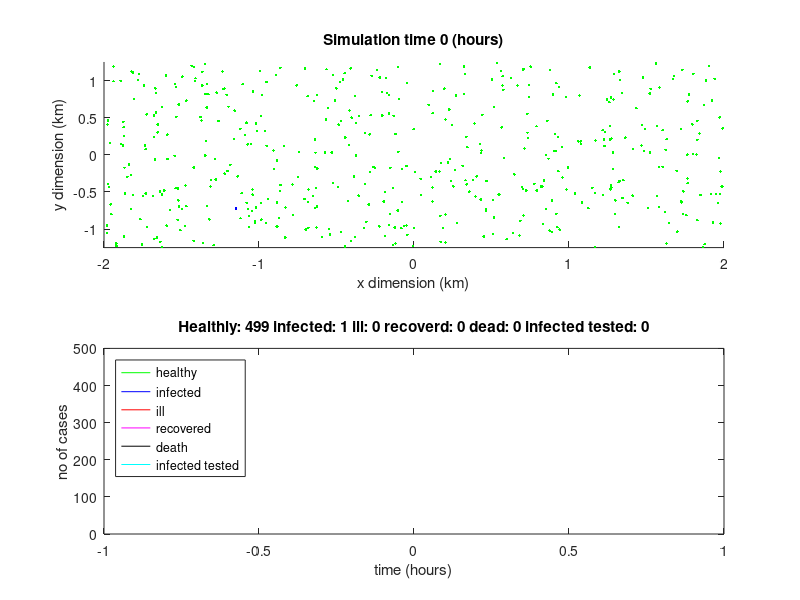

This figure's MATLAB source: (Note: a time limit stopped this script after it produced the figure.)
clear;
clc;
clf;

%Model parameters
Npop = 500;      % Number of population
Xdim = 4;        % Area X dimension in km
Ydim = 2.5;        % Area Y dimension in km
dx   = 0.05;       % Mean person velocity
MR   = 0.2;       % Ratio of mobile persons
DR   = 0.03;      % Death ratio
dt   = 1;         % Timestep in hours
Tsim = 1500;      % Simulation time
Tinc = 120;       % Incubation mean time (5 days)
Trec = 336;       % Recovery time (2 weeks)
Tinf = 3;         % Contact time required for infection
Rinf = 0.05;     % Contact distance required for infection
TR = 0.95;        % Test success rate

%Variables concerning population
Px = rand(Npop,1)*Xdim-Xdim/2; % x coordinate of persons
Py = rand(Npop,1)*Ydim-Ydim/2; % y coordinate of persons
Ps = zeros(Npop,1);     % Status 0-healthy, 1-infected, 2-ill, 3-convalescent, 4-dead, 5-infected_tested
Pss = zeros(Npop,1);     % Temporary status table
Pa = zeros(Npop,1);     % Status age
Pm = zeros (Npop, Npop); % People conntacted in last 5 days
Pma = zeros (Npop, Npop); % People conntacted in last 5 days status age
Ps(1) = 1;
stat=[];

%Time loop
nt=0;

for t=0:dt:Tsim
    nt = nt+1;
    
    %calculation of statistics
    stat = [stat; t hist(Ps, [0:5])];
    
    %visualisation of results
    clf;
    subplot(2,1,1);
    hold on;
    
    for n=1:Npop
      switch Ps(n)
       case 0
        plot(Px(n),Py(n),'.g');      
       case 1
        plot(Px(n),Py(n),'.b');        
       case 2    
        plot(Px(n),Py(n),'.r');  
       case 3    
        plot(Px(n),Py(n),'.m');  
       case 5    
        plot(Px(n),Py(n),'.c');
      end  
    end
    
    axis([-Xdim/2 Xdim/2 -Ydim/2 Ydim/2]);
    title(['Simulation time ' int2str(t) ' (hours)']); 
    xlabel('x dimension (km)');
    ylabel('y dimension (km)');
    subplot(2,1,2);
    plot(stat(:,1),stat(:,2),'-g',...
         stat(:,1),stat(:,3),'-b',...
         stat(:,1),stat(:,4),'-r',...
         stat(:,1),stat(:,5),'-m',...
         stat(:,1),stat(:,6),'-k',...
         stat(:,1),stat(:,7),'-c');
     legend('healthy','infected','ill','recovered','death','infected tested', 'Location','northwest');
     title(['Healthly: ' int2str(stat(nt,2)) ' infected: ' int2str(stat(nt,3)) ' ill: ' int2str(stat(nt,4)) ' recoverd: ' int2str(stat(nt,5)) ' dead: ' int2str(stat(nt,6)) ' infected tested: ' int2str(stat(nt, 7))]);
     xlabel('time (hours)');
     ylabel('no of cases');
    pause(0.01);
    
    % moving people
    for n=1:Npop 
      if Ps(n) ~= 2 && Ps(n) ~= 4 && Ps(n) ~= 5 && rand(1) < MR  % condition states that person does not moves if he/she knows that is infected/ill (so ill cases and infected tested) and with MR probability
        pdx = randn(1);
        pdy = randn(1);
        Px_temp = Px(n)+pdx*dx;
        Py_temp = Py(n)+pdy*dx;
        safe_move = true;
        
        if Ps(n) == 0 || Ps(n) == 1 % this condition prevents healthy person from stepping in area where he/she can get infected
            for k=1:Npop
                if Ps(k) == 2 || Ps(k) == 5 % checks distance to ill/infected person
                    distance = sqrt((Px_temp-Px(k))^2+(Py_temp-Py(k))^2);
                    if distance <= Rinf  % if distance is to small then it is not safe to move
                        safe_move = false;
                        break;
                    end
                end
            end
        end
      
        % if move is, in respect to whole population, not dangerous then current person can move that way
        if safe_move == true
            Px(n) = Px_temp;
            Py(n) = Py_temp;
        end
      end
      
      Ix = fix(Px/(0.5*Xdim));
      Iy = fix(Py/(0.5*Ydim));
      Px = Px - Xdim*Ix;
      Py = Py - Ydim*Iy;
    end

%     for n=1:Npop
%       if rand(1)< MR && Ps(n) ~= 2  
%         Px(n) = Px(n)+randn(1)*dx;
%         Py(n) = Py(n)+randn(1)*dx;
%       end  
%       Ix = fix(Px/(0.5*Xdim));
%       Iy = fix(Py/(0.5*Ydim));
%       Px = Px - Xdim*Ix;
%       Py = Py - Ydim*Iy;
%     end
    
    %counting of infections
    % infection detection
    Pss = zeros(Npop,1);
    
    for n=1:Npop-1
        for m=n+1:Npop
          %calculation of distance
          distance = sqrt((Px(n)-Px(m))^2+(Py(n)-Py(m))^2);
          
          if distance < Rinf
            if ((Ps(m)>0 && Ps(m)<3) || Ps(m)==5) && Ps(n)==0  % added infections coming from tested people
              Pss(n)=1;
            end    
            if ((Ps(n)>0 && Ps(n)<3) || Ps(n)==5) && Ps(m)==0  % added infections coming from tested people
              Pss(m)=1;
            end
            
            Pm(n, m) = 1;
            Pm(m, n) = 1;
          end  
        end
    end
    
    % status modification
    for n=1:Npop
        if Pss(n) == 1                 % Increment age of contact with infected person
            Pa(n)=Pa(n)+dt;
        end 

        if Ps(n)>0                     % Increment age of status
            Pa(n)=Pa(n)+dt;
        end 

        if Ps(n)==0 && Pa(n)==Tinf     % If contact > inection time -> infected
            Ps(n)=1;
            Pa(n)=0;
        end   

        if Ps(n)==1 && Pa(n)==Tinc     % If infection > incubation -> ill
            Ps(n)=2;
            Pa(n)=0;

            for k=1:Npop
                if (Ps(k) == 1 || Ps(k) == 0) && Pm(n, k) == 1
                    if rand(1) < TR && Ps(k) == 1
                        Ps(k) = 5;
                    end
                    Pm(n, k) = 0;
                    Pma(n, k) = 0;
%                     for p=1:Npop
%                         Pm(k, p) = 0;
%                         Pma(k, p) = 0;
%                     end
                end
            end

            for p=1:Npop
                Pm(n, p) = 0;
                Pma(n, p) = 0;
            end
        end

        if Ps(n)==5 && Pa(n)==Tinc     % If infection tested > incubation -> ill
            Ps(n)=2;
            Pa(n)=0;
        end 

        if Ps(n)==2 && Pa(n)==Trec     % If illnes > recovery -> reconvalescent
            if rand(1)>DR
                Ps(n)=3;
            else
                Ps(n)=4;
            end    
            Pa(n)=0;
        end 
    end

    for n=1:Npop
        for m=1:Npop
          if Pm(n, m) == 1
            Pma(n, m) = Pma(n, m) + dt;
          end
          
          if Pm(m, n) == 1
            Pma(m, n) = Pma(m, n) + dt;
          end
          
          if Pma(n, m) > 120
            Pma(n, m) = 0;
            Pm(n, m) = 0;
          end

          if Pma(m, n) > 120
            Pma(m, n) = 0;
            Pm(m, n) = 0;
          end
        end
    end 

    if mod(t, 200) == 0
        name = sprintf('isolation3_%d.png', t);
        saveas(gcf, name);
    end
end
